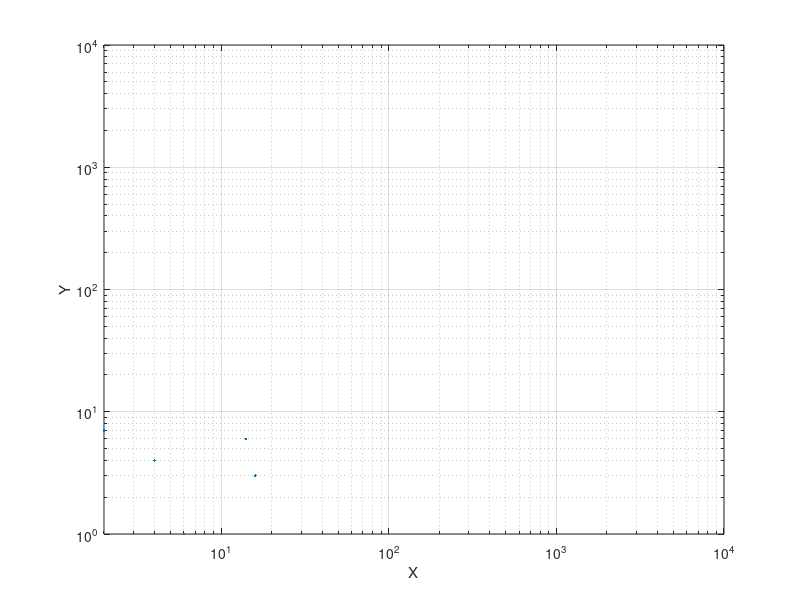

Here is the MATLAB script that generated this plot:
yy = [1 4 3 7 6 ];
xx = [6 4 16 2 14 ];
  loglog(xx,yy,'.');
  axis ([0,10000,0,10000]);
  grid on;
  xlabel('X');
  ylabel('Y');
print ('-deps', 'a-total')